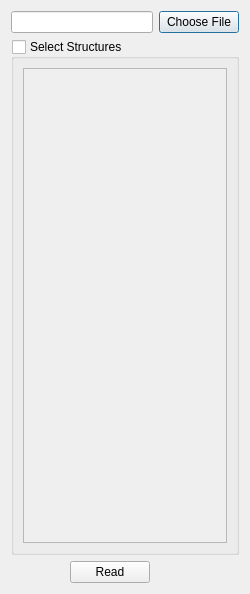
<?xml version="1.0" encoding="UTF-8"?>
<ui version="4.0">
 <class>RTStructReaderDialog</class>
 <widget class="QDialog" name="RTStructReaderDialog">
  <property name="geometry">
   <rect>
    <x>0</x>
    <y>0</y>
    <width>250</width>
    <height>594</height>
   </rect>
  </property>
  <property name="sizePolicy">
   <sizepolicy hsizetype="Expanding" vsizetype="Expanding">
    <horstretch>0</horstretch>
    <verstretch>0</verstretch>
   </sizepolicy>
  </property>
  <property name="minimumSize">
   <size>
    <width>250</width>
    <height>594</height>
   </size>
  </property>
  <property name="windowTitle">
   <string>RT Structure Reader</string>
  </property>
  <layout class="QGridLayout" name="gridLayout_2">
   <item row="0" column="0">
    <layout class="QVBoxLayout" name="verticalLayout_2">
     <item>
      <layout class="QGridLayout" name="gridLayout_3">
       <item row="0" column="0">
        <layout class="QGridLayout" name="gridLayout_4">
         <item row="0" column="0">
          <widget class="QLineEdit" name="lineEdit">
           <property name="readOnly">
            <bool>true</bool>
           </property>
          </widget>
         </item>
         <item row="0" column="1">
          <widget class="QPushButton" name="pushButtonChooseFile">
           <property name="text">
            <string>Choose File</string>
           </property>
          </widget>
         </item>
        </layout>
       </item>
       <item row="1" column="0">
        <layout class="QHBoxLayout" name="horizontalLayout">
         <item>
          <widget class="QGroupBox" name="groupBox">
           <property name="title">
            <string>Select Structures</string>
           </property>
           <property name="checkable">
            <bool>true</bool>
           </property>
           <property name="checked">
            <bool>false</bool>
           </property>
           <layout class="QGridLayout" name="gridLayout">
            <item row="0" column="0">
             <widget class="QListWidget" name="listWidgetStructs">
              <property name="font">
               <font>
                <pointsize>10</pointsize>
                <stylestrategy>PreferAntialias</stylestrategy>
               </font>
              </property>
             </widget>
            </item>
           </layout>
          </widget>
         </item>
        </layout>
       </item>
      </layout>
     </item>
     <item>
      <layout class="QHBoxLayout" name="horizontalLayout_3">
       <item>
        <spacer name="horizontalSpacer_2">
         <property name="orientation">
          <enum>Qt::Horizontal</enum>
         </property>
         <property name="sizeHint" stdset="0">
          <size>
           <width>228</width>
           <height>20</height>
          </size>
         </property>
        </spacer>
       </item>
       <item>
        <widget class="QPushButton" name="pushButtonRead">
         <property name="text">
          <string>Read</string>
         </property>
         <property name="icon">
          <iconset resource="RC.qrc">
           <normaloff>:/Icons/Page-read.png</normaloff>:/Icons/Page-read.png</iconset>
         </property>
        </widget>
       </item>
       <item>
        <spacer name="horizontalSpacer_3">
         <property name="orientation">
          <enum>Qt::Horizontal</enum>
         </property>
         <property name="sizeHint" stdset="0">
          <size>
           <width>258</width>
           <height>20</height>
          </size>
         </property>
        </spacer>
       </item>
      </layout>
     </item>
    </layout>
   </item>
  </layout>
 </widget>
 <tabstops>
  <tabstop>pushButtonChooseFile</tabstop>
  <tabstop>groupBox</tabstop>
  <tabstop>pushButtonRead</tabstop>
  <tabstop>lineEdit</tabstop>
  <tabstop>listWidgetStructs</tabstop>
 </tabstops>
 <resources>
  <include location="RC.qrc"/>
 </resources>
 <connections/>
</ui>
